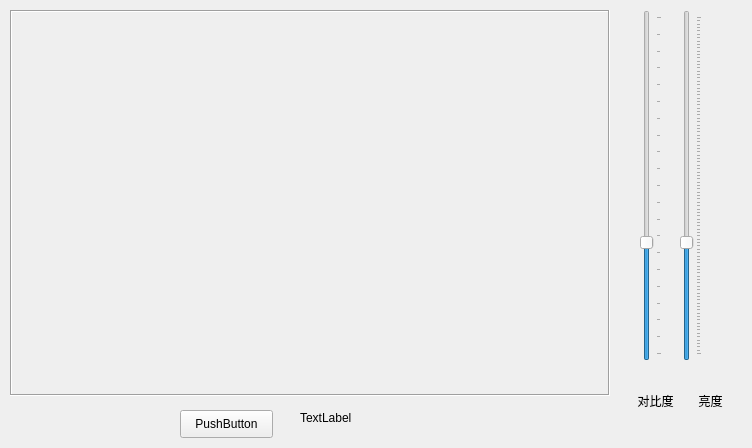
<?xml version="1.0" encoding="UTF-8"?>
<ui version="4.0">
 <class>Qt_Opencv_EnhanceClass</class>
 <widget class="QMainWindow" name="Qt_Opencv_EnhanceClass">
  <property name="geometry">
   <rect>
    <x>0</x>
    <y>0</y>
    <width>752</width>
    <height>448</height>
   </rect>
  </property>
  <property name="windowTitle">
   <string>Qt_Opencv_Enhance</string>
  </property>
  <widget class="QWidget" name="centralWidget">
   <widget class="QLabel" name="viewLabel">
    <property name="geometry">
     <rect>
      <x>10</x>
      <y>10</y>
      <width>600</width>
      <height>386</height>
     </rect>
    </property>
    <property name="frameShape">
     <enum>QFrame::Box</enum>
    </property>
    <property name="frameShadow">
     <enum>QFrame::Sunken</enum>
    </property>
    <property name="text">
     <string/>
    </property>
   </widget>
   <widget class="QLabel" name="Contrast_label">
    <property name="geometry">
     <rect>
      <x>630</x>
      <y>390</y>
      <width>51</width>
      <height>21</height>
     </rect>
    </property>
    <property name="styleSheet">
     <string notr="true">font: 10pt &quot;微软雅黑&quot;;</string>
    </property>
    <property name="text">
     <string>对比度</string>
    </property>
    <property name="alignment">
     <set>Qt::AlignCenter</set>
    </property>
   </widget>
   <widget class="QLabel" name="brightness_label">
    <property name="geometry">
     <rect>
      <x>690</x>
      <y>390</y>
      <width>41</width>
      <height>21</height>
     </rect>
    </property>
    <property name="styleSheet">
     <string notr="true">font: 10pt &quot;微软雅黑&quot;;</string>
    </property>
    <property name="text">
     <string>亮度</string>
    </property>
    <property name="alignment">
     <set>Qt::AlignCenter</set>
    </property>
   </widget>
   <widget class="QSlider" name="contrast_slider">
    <property name="geometry">
     <rect>
      <x>640</x>
      <y>10</y>
      <width>22</width>
      <height>351</height>
     </rect>
    </property>
    <property name="maximum">
     <number>100</number>
    </property>
    <property name="value">
     <number>33</number>
    </property>
    <property name="sliderPosition">
     <number>33</number>
    </property>
    <property name="orientation">
     <enum>Qt::Vertical</enum>
    </property>
    <property name="tickPosition">
     <enum>QSlider::TicksBelow</enum>
    </property>
    <property name="tickInterval">
     <number>5</number>
    </property>
   </widget>
   <widget class="QSlider" name="brightness_slider">
    <property name="geometry">
     <rect>
      <x>680</x>
      <y>10</y>
      <width>22</width>
      <height>351</height>
     </rect>
    </property>
    <property name="maximum">
     <number>100</number>
    </property>
    <property name="value">
     <number>33</number>
    </property>
    <property name="orientation">
     <enum>Qt::Vertical</enum>
    </property>
    <property name="tickPosition">
     <enum>QSlider::TicksBelow</enum>
    </property>
   </widget>
   <widget class="QPushButton" name="pushButton">
    <property name="geometry">
     <rect>
      <x>180</x>
      <y>410</y>
      <width>93</width>
      <height>28</height>
     </rect>
    </property>
    <property name="text">
     <string>PushButton</string>
    </property>
   </widget>
   <widget class="QLabel" name="label">
    <property name="geometry">
     <rect>
      <x>300</x>
      <y>410</y>
      <width>72</width>
      <height>15</height>
     </rect>
    </property>
    <property name="text">
     <string>TextLabel</string>
    </property>
   </widget>
  </widget>
 </widget>
 <layoutdefault spacing="6" margin="11"/>
 <resources>
  <include location="Qt_Opencv_Enhance.qrc"/>
 </resources>
 <connections/>
 <slots>
  <slot>contrast_slider_Moved()</slot>
  <slot>contrast_slider_valueChanged()</slot>
 </slots>
</ui>
